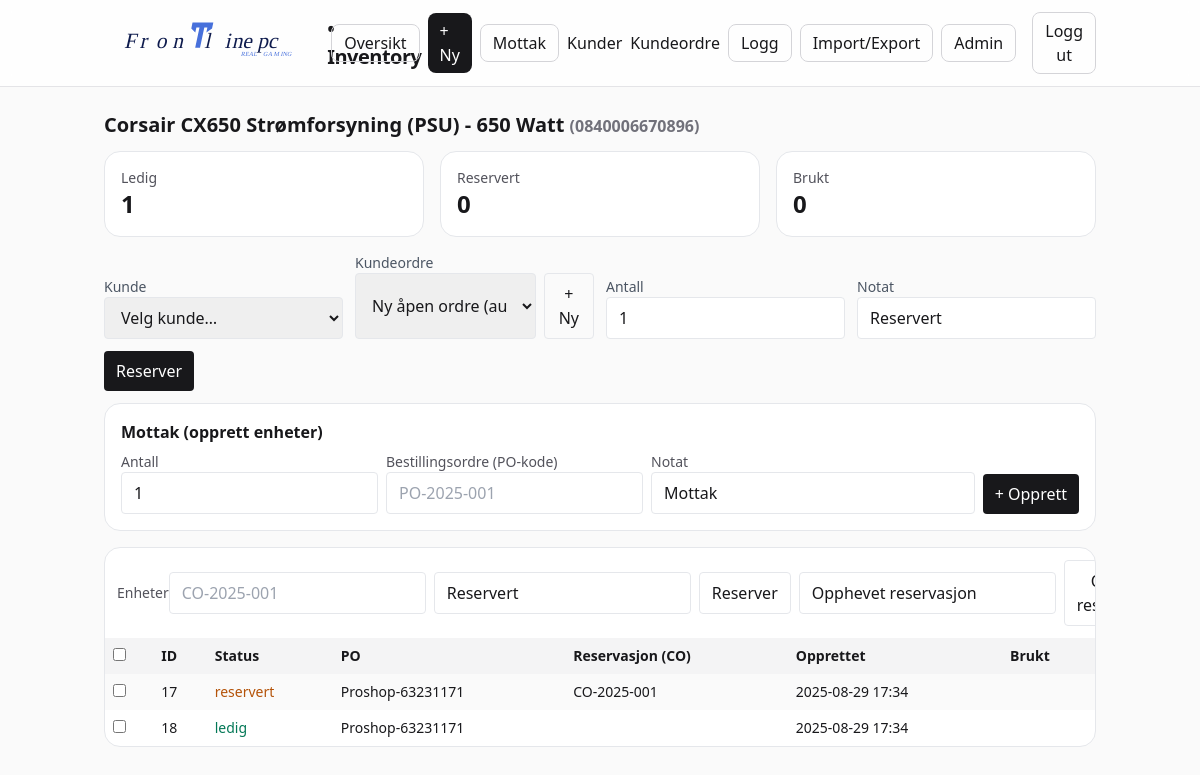
Screenshot of /item/4/units (signed in) with the database file from the repository.
### frontline_inventory_web/app/models.py (models this page shows)
class Item(Base):
    __tablename__ = "items"
    id: Mapped[int] = mapped_column(Integer, primary_key=True)
    name: Mapped[str] = mapped_column(String(200), index=True)
    sku: Mapped[str] = mapped_column(String(120), unique=True, index=True)
    qty: Mapped[int] = mapped_column(Integer, default=0)
    min_qty: Mapped[int] = mapped_column(Integer, default=0)
    price: Mapped[float] = mapped_column(Float, default=0.0)
    currency: Mapped[str] = mapped_column(String(8), default="NOK")
    notes: Mapped[str] = mapped_column(Text, default="")
    image_path: Mapped[str] = mapped_column(String(300), default="")
    category_id: Mapped[int | None] = mapped_column(Integer, ForeignKey("categories.id"))
    location_id: Mapped[int | None] = mapped_column(Integer, ForeignKey("locations.id"))
    category_obj = relationship("Category", back_populates="items")
    location_obj = relationship("Location", back_populates="items")
    last_updated: Mapped[datetime] = mapped_column(DateTime, default=datetime.utcnow)

class ItemUnit(Base):
    __tablename__ = "item_units"
    id: Mapped[int] = mapped_column(Integer, primary_key=True)
    item_id = mapped_column(Integer, ForeignKey("items.id", ondelete="SET NULL"), nullable=True)
    po_id: Mapped[int | None] = mapped_column(Integer, ForeignKey("purchase_orders.id", ondelete="SET NULL"), nullable=True)
    reserved_co_id: Mapped[Optional[int]] = mapped_column(ForeignKey("customer_orders.id", ondelete="SET NULL"), nullable=True)
    status: Mapped[str] = mapped_column(String(20), default="available")  # available | reserved | used
    created_at: Mapped[datetime] = mapped_column(DateTime, default=datetime.utcnow)
    used_at: Mapped[datetime | None] = mapped_column(DateTime, nullable=True)
    item = relationship("Item")
    po = relationship("PurchaseOrder", lazy="joined")
    reserved_co: Mapped[Optional[CustomerOrder]] = relationship("CustomerOrder", foreign_keys=[reserved_co_id])

class PurchaseOrder(Base):
    __tablename__ = "purchase_orders"
    id: Mapped[int] = mapped_column(Integer, primary_key=True)
    code: Mapped[str] = mapped_column(String(80), unique=True, index=True)     # f.eks. PO-2025-001
    supplier: Mapped[str] = mapped_column(String(120), default="")
    created_at: Mapped[datetime] = mapped_column(DateTime, default=datetime.utcnow)

class CustomerOrder(Base):
    __tablename__ = "customer_orders"
    id = Column(Integer, primary_key=True)
    code = Column(String(120), unique=True, nullable=False)
    customer_id = Column(Integer, ForeignKey("customers.id"), nullable=True)
    status = Column(String(20), default="open")
    notes = Column(String(500), default="")
    created_at = Column(DateTime)
    customer = relationship("Customer")
    lines = relationship("CustomerOrderLine", back_populates="co", cascade="all, delete-orphan")

### frontline_inventory_web/app/main.py (the view)
@app.get("/item/{item_id}/units", response_class=HTMLResponse)
def item_units_page(request: Request, item_id: int, db: Session = Depends(get_db), current_user=Depends(require_user)):
    item = db.get(Item, item_id)
    if not item:
        raise HTTPException(status_code=404)
    units = db.execute(
    select(ItemUnit)
    .where(ItemUnit.item_id == item.id)
    .order_by(ItemUnit.status.desc(), ItemUnit.id.desc())
).scalars().all()
    avail, res, used = crud.unit_counts(db, item)
    return templates.TemplateResponse("item_units.html", {
        "request": request, "user": current_user, "item": item, "units": units,
        "count_avail": avail, "count_res": res, "count_used": used
    })

### frontline_inventory_web/app/templates/item_units.html (shortened to what this page needs)
{% extends "base.html" %}
{% block content %}
<h1 class="text-xl font-semibold mb-3">
  {{ item.name }} <span class="text-zinc-500 text-base">({{ item.sku }})</span>
</h1>
<div class="grid grid-cols-1 lg:grid-cols-3 gap-4 mb-4">
  <div class="rounded-2xl border p-4 bg-white"><div class="text-sm text-zinc-600">Ledig</div><div class="text-2xl font-bold">{{ count_avail }}</div></div>
  <div class="rounded-2xl border p-4 bg-white"><div class="text-sm text-zinc-600">Reservert</div><div class="text-2xl font-bold">{{ count_res }}</div></div>
  <div class="rounded-2xl border p-4 bg-white"><div class="text-sm text-zinc-600">Brukt</div><div class="text-2xl font-bold">{{ count_used }}</div></div>
</div>
<form method="post" action="/item/{{ item.id }}/reserve_customer" class="grid grid-cols-1 md:grid-cols-4 gap-3 items-end mb-3">
  <div>
    <label class="block text-sm text-gray-600">Kunde</label>
    <select id="customer_select" name="customer_id" class="px-3 py-2 rounded border w-full" required>
      <option value="" disabled selected>Velg kunde…</option>
    </select>
  </div>
  <div>
    <label class="block text-sm text-gray-600">Kundeordre</label>
    <div class="flex gap-2">
      <select id="co_select" name="co_id" class="px-3 py-2 rounded border w-full min-w-40">
        <option value="">Ny åpen ordre (auto)</option>
      </select>
      <button type="button" id="new_co_btn" class="px-3 py-2 rounded border">+ Ny</button>
    </div>
  </div>
  <div>
    <label class="block text-sm text-gray-600">Antall</label>
    <input type="number" min="1" name="qty" value="1" class="px-3 py-2 rounded border w-full" />
  </div>
  <div class="md:col-span-1 md:col-start-4">
    <label class="block text-sm text-gray-600">Notat</label>
    <input type="text" name="note" value="Reservert" class="px-3 py-2 rounded border w-full" />
  </div>
  <div class="md:col-span-4">
    <button class="px-3 py-2 rounded bg-zinc-900 text-white">Reserver</button>
  </div>
</form>
<div class="rounded-2xl border p-4 bg-white mb-4">
  <h2 class="font-semibold mb-2">Mottak (opprett enheter)</h2>
  <form method="post" action="/item/{{ item.id }}/units/receive" class="flex gap-2 items-end">
    <div>
      <label class="block text-sm text-zinc-600">Antall</label>
      <input type="number" name="qty" min="1" value="1" class="px-3 py-2 rounded border" required>
    </div>
    <div>
      <label class="block text-sm text-zinc-600">Bestillingsordre (PO-kode)</label>
      <input type="text" name="po_code" placeholder="PO-2025-001" class="px-3 py-2 rounded border" required>
    </div>
    <div class="flex-1">
      <label class="block text-sm text-zinc-600">Notat</label>
      <input type="text" name="note" value="Mottak" class="px-3 py-2 rounded border w-full">
    </div>
    <button class="px-3 py-2 rounded bg-zinc-900 text-white">+ Opprett</button>
  </form>
</div>
<div class="rounded-2xl border bg-white overflow-hidden">
  <div class="p-3 flex items-center justify-between">
    <div class="text-sm text-zinc-600">Enheter</div>
    <div class="flex gap-2">
      <form id="reserveForm" method="post" action="/item/{{ item.id }}/units/reserve" class="flex items-center gap-2">
        <input type="text" name="co_code" placeholder="CO-2025-001" class="px-3 py-2 rounded border" required>
        <input type="text" name="note" value="Reservert" class="px-3 py-2 rounded border">
        <button class="px-3 py-2 rounded border">Reserver</button>
      </form>
      <form id="unreserveForm" method="post" action="/item/{{ item.id }}/units/unreserve" class="flex items-center gap-2">
        <input type="text" name="note" value="Opphevet reservasjon" class="px-3 py-2 rounded border">
        <button class="px-3 py-2 rounded border">Opphev reservasjon</button>
      </form>
    </div>
  </div>
  <table class="w-full text-sm">
    <thead class="bg-zinc-100">
      <tr class="text-left">
        <th class="p-2"><input type="checkbox" id="allToggle"></th>
        <th class="p-2">ID</th>
        <th class="p-2">Status</th>
        <th class="p-2">PO</th>
        <th class="p-2">Reservasjon (CO)</th>
        <th class="p-2">Opprettet</th>
        <th class="p-2">Brukt</th>
      </tr>
    </thead>
    <tbody>
      {% for u in units %}
      <tr class="odd:bg-zinc-50">
        <td class="p-2"><input type="checkbox" class="rowcb" value="{{ u.id }}" {% if u.status == 'used' %}disabled{% endif %}></td>
        <td class="p-2">{{ u.id }}</td>
        <td class="p-2">
          {% if u.status in ('available','ledig') %}<span class="text-emerald-700 font-medium">ledig</span>
          {% elif u.status in ('reserved','reservert') %}<span class="text-amber-700 font-medium">reservert</span>
          {% else %}<span class="text-rose-700 font-medium">brukt</span>{% endif %}
        </td>
        <td class="p-2">{% if u.po %}{{ u.po.code }}{% endif %}</td>
        <td class="p-2">{% if u.reserved_co %}{{ u.reserved_co.code }}{% endif %}</td>
        <td class="p-2 whitespace-nowrap">{{ u.created_at.strftime('%Y-%m-%d %H:%M') if u.created_at }}</td>
        <td class="p-2 whitespace-nowrap">{% if u.used_at %}{{ u.used_at.strftime('%Y-%m-%d %H:%M') }}{% endif %}</td>
      </tr>
      {% endfor %}
    </tbody>
  </table>
</div>
{% endblock %}

### rows the page displays
Item: name "Corsair CX650 Strømforsyning (PSU) - 650 Watt", sku "0840006670896"
ItemUnit: id "17", shows "reservert", po.code "Proshop-63231171", reserved_co.code "CO-2025-001", created_at "2025-08-29 17:34"
ItemUnit: id "18", shows "ledig", po.code "Proshop-63231171", created_at "2025-08-29 17:34"

### other values shown
{{ count_avail }} "1"
{{ count_res }} "0"
{{ count_used }} "0"
